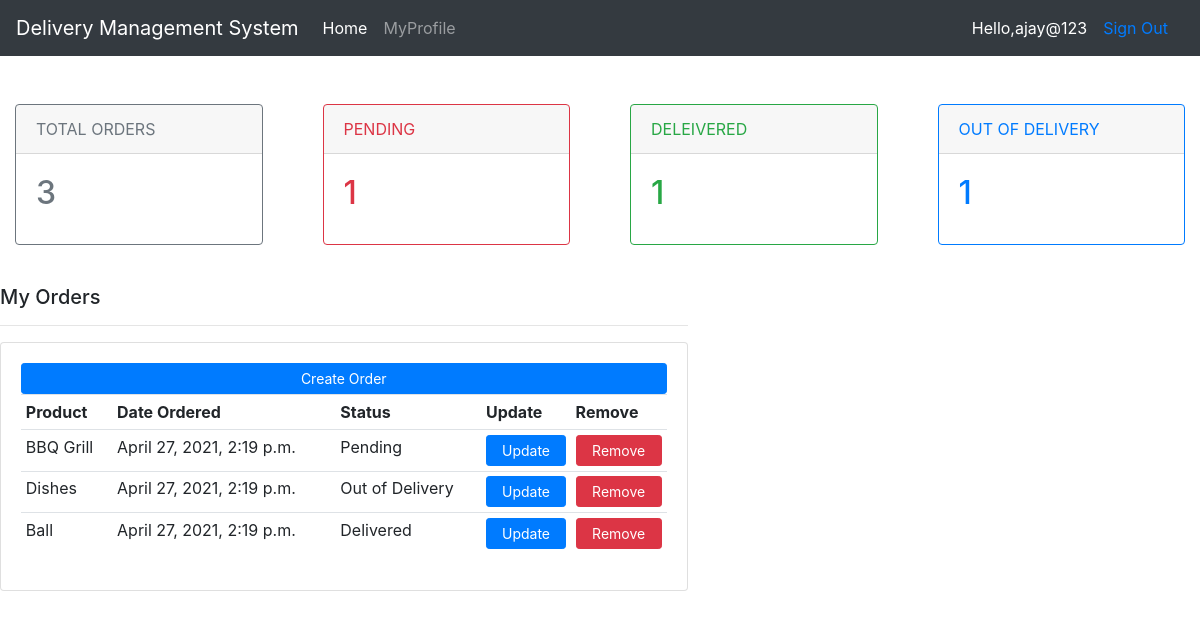
/userpage/ (signed in), run on the app's committed database.
### accounts/models.py (models this page shows, shortened)
class Order(models.Model):
    STATUS=(
        ('Pending','Pending'),
        ('Out of Delivery','Out of Delivery'),
        ('Delivered','Delivered'),
    )
    customer=models.ForeignKey(Customer,null=True,on_delete=models.SET_NULL)
    product=models.ForeignKey(Product,null=True,on_delete=models.SET_NULL)
    date_created=models.DateTimeField(auto_now_add=True,null=True)
    status=models.CharField(max_length=200,null=True,choices=STATUS)

class Product(models.Model):
    CATEGORY=(
        ('Indoor','Indoor'),
        ('Outdoor','Outdoor'),
        )
    name=models.CharField(max_length=200,null=True)
    price=models.FloatField(null=True)
    category=models.CharField(max_length=200,null=True,choices=CATEGORY)
    description=models.CharField(max_length=200,null=True)
    tags=models.ManyToManyField(Tag)
    def __str__(self):
        return self.name

### accounts/views.py (the view)
# urls.py: path('userpage/',views.userpage,name="userpage"),
def userpage(request):
    customerOrder=request.user.customer.order_set.all();
    totalorders=customerOrder.count();
    delivered=customerOrder.filter(status='Delivered').count();
    pending=customerOrder.filter(status='Pending').count();
    OutofDelivery=customerOrder.filter(status='Out of Delivery').count();
    context={'orders':customerOrder,'delivered_order':delivered,'peding_order':pending,'total_orders':totalorders,'Out_of_Delivery':OutofDelivery}
    return render(request,"accounts/customerhomepage.html",context)

### accounts/templates/accounts/customerhomepage.html
{% extends 'accounts/main.html' %}
{% block content %}
{% include 'accounts/status.html' %}
<br>
<div class="row">
    <div class="col-md-7">
        <h5>My Orders</h5>
        <hr>
        <div class="card card-body">
            <a class="btn btn-primary btn-sm btn-block" href="{% url 'create_order' %}">Create Order</a>
            <table class="table table-sm">
                <tr>
                    <th>Product</th>
                    <th>Date Ordered</th>
                    <th>Status</th>
                    <th>Update</th>
                    <th>Remove</th>
                </tr>
                {% for order in orders %}
                    <tr>
                        <td>{{order.product}}</td>
                        <td>{{order.date_created}}</td>
                        <td>{{order.status}}</td>
                        <td><a href="{% url 'update_order' order.id %}" class="btn btn-primary btn-sm btn-block">Update</a></td>
                        <td><a  href="{% url 'delete_order' order.id %}" class="btn btn-danger btn-sm btn-block">Remove</a></td>
                    </tr>
                {% endfor %}
            </table>
        </div>
    </div>
</div>
{% endblock %}

### accounts/templates/accounts/navbar.html (shortened to what this page needs)
<nav class="navbar navbar-expand-lg navbar-dark bg-dark">
    <a class="navbar-brand" href="#">Delivery Management System</a>
    <div class="collapse navbar-collapse" id="navbarNav">
      <ul class="navbar-nav">
        {% if request.user.is_staff %}
        <li class="nav-item active">
          <a class="nav-link" href="{% url 'home' %}">Home <span class="sr-only">(current)</span></a>
        </li>
        <li class="nav-item">
          <a class="nav-link" href="{% url 'products' %}">Products</a>
        </li>
        {% else %}
        <li class="nav-item active">
          <a class="nav-link" href="{% url 'userpage' %}">Home <span class="sr-only">(current)</span></a>
        </li>
        <li class="nav-item">
          <a class="nav-link" href="{% url 'userprofile' %}">MyProfile</a>
        </li>
        {% endif %}
      </ul>
    </div>
    <span style="color: white;">Hello,{{request.user}}</span>
    <span><a class="nav-link" href="{% url 'logout' %}" >Sign Out</a></span>
  </nav>

### data on the page
Order: product "BBQ Grill", date_created "April 27, 2021, 2:19 p.m.", status "Pending"
Order: product "Dishes", date_created "April 27, 2021, 2:19 p.m.", status "Out of Delivery"
Order: product "Ball", date_created "April 27, 2021, 2:19 p.m.", status "Delivered"

### other printed values
{{ request.user }} "ajay@123"
{{ total_orders }} "3"
{{ peding_order }} "1"
{{ delivered_order }} "1"
{{ Out_of_Delivery }} "1"
